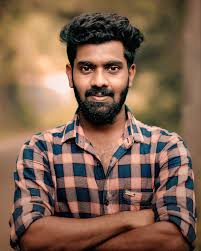
#> input picture Class_4/Images Used/image.jpeg, 201 x 251 px, found by its file name
$ jupyter execute Face_Detection.ipynb
#> lines starting #> are read from the running program, lines starting #| are printed output that depends on the picture
# Face Detection from Image Arrays – Extract facial features by slicing a NumPy-based image array.

[cell 1]
from google.colab import files
uploaded = files.upload()
#> the answer given: image.jpeg

[cell 2]
import cv2
import numpy as np
from google.colab.patches import cv2_imshow

# Load an image and convert it to a NumPy array
image = cv2.imread('image.jpeg')  # Replace with your image path
#> image is the input picture: shape (251, 201, 3); mean B, G, R 79.5, 98.4, 127.3
image_gray = cv2.cvtColor(image, cv2.COLOR_BGR2GRAY)
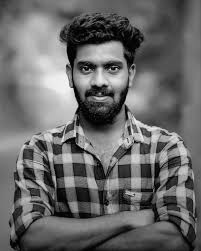
#> image_gray: shape (251, 201); min 0, max 249, mean 104.9

# Load OpenCV's pre-trained Haar Cascade for face detection
face_cascade = cv2.CascadeClassifier(cv2.data.haarcascades +
'haarcascade_frontalface_default.xml')

# Detect faces in the image
faces = face_cascade.detectMultiScale(image_gray, scaleFactor=1.1,
minNeighbors=5)
#> faces = [[61, 39, 76, 76]]

# Loop through the detected faces and extract facial features (regions)
for (x, y, w, h) in faces:
    # Slice the image array to extract the face region
    face_region = image[y:y+h, x:x+w]

    # Optional: Display the face region
    print('Face Region: ')
    cv2_imshow(face_region)

    # Extract additional facial features if required (e.g., eyes, nose)
    eyes_cascade = cv2.CascadeClassifier(cv2.data.haarcascades +
'haarcascade_eye.xml')
    eyes = eyes_cascade.detectMultiScale(face_region, scaleFactor=1.1,
minNeighbors=5)

    for (ex, ey, ew, eh) in eyes:
        eye_region = face_region[ey:ey+eh, ex:ex+ew]
        print('Eye Region: ')
        cv2_imshow(eye_region)
#> this loop made 1 pass
#> (x, y, w, h, eyes) on pass 1: (61, 39, 76, 76, [[14, 17, 24, 24], [38, 17, 23, 23]])
#| Face Region:
#| Eye Region:
#| Eye Region:
#> pass 1, `face_region = image[y:y+h, x:x+w]`:
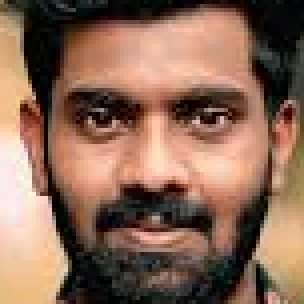
#> face_region: shape (76, 76, 3) (shown 4 times larger); mean B, G, R 85.9, 104.6, 137.8
#> pass 1, `cv2_imshow(eye_region)`:
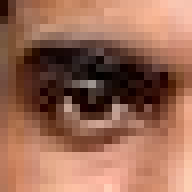
#> shown: shape (24, 24, 3) (shown 8 times larger); mean B, G, R 84.4, 105.2, 153.4
#> pass 1, `cv2_imshow(eye_region)`:
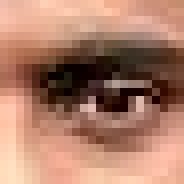
#> shown: shape (23, 23, 3) (shown 8 times larger); mean B, G, R 105.3, 125.5, 172.9

# Show the original image with detected faces
print('Detected Faces: ')
cv2_imshow(image)

cv2.waitKey(0)
cv2.destroyAllWindows()
